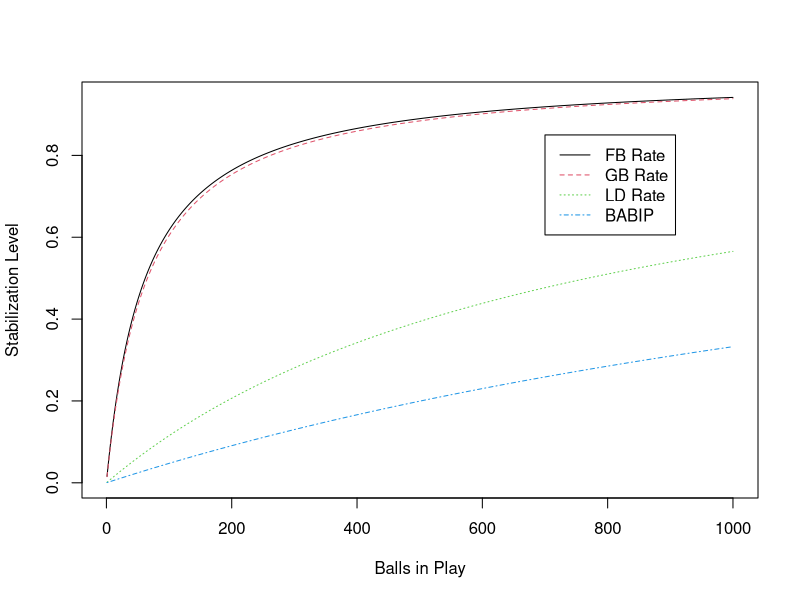
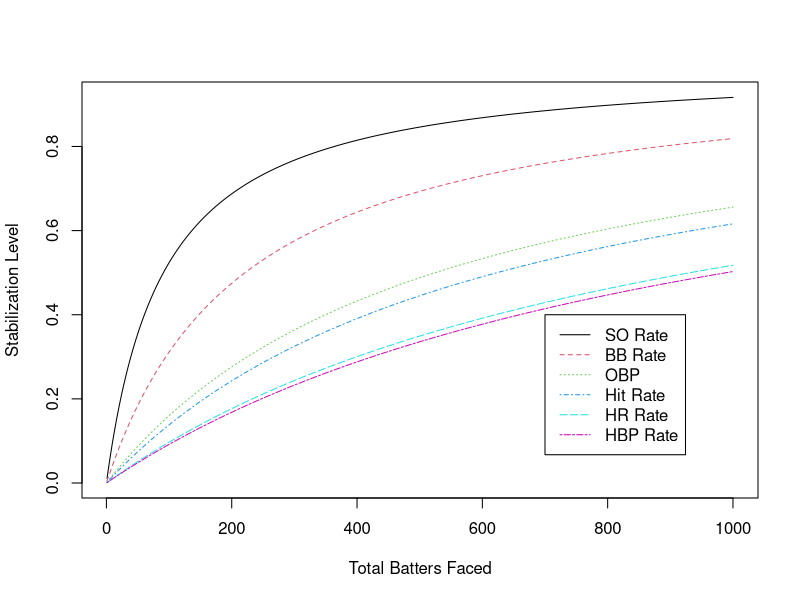

R code for these plots, in order:
#BIP Stats

MFB = 61.95882
MGB = 65.51318
MLD = 768.4226
MBABIP = 2006.711

#Based on n

n <- 1:1000

sPoints <- cbind(n/(n+MFB), n/(n+MGB), n/(n+MLD), n/(n+MBABIP))


matplot(n, sPoints, type = 'l', xlab = "Balls in Play", ylab = "Stabilization Level", col=c(1:6,8),lty=1:7)

legend(700, 0.85, c("FB Rate", "GB Rate", "LD Rate", "BABIP"), col = c(1:6,8), lty = 1:7)


#TBF Stats

MSO = 90.93711
MBB = 221.2492
MOBP = 524.731
MH = 623.3454
MHR = 931.5889
MHBP = 989.304



#Based on n

n <- 1:1000

sPoints <- cbind(n/(n+MSO), n/(n+MBB), n/(n+MOBP), n/(n+MH), n/(n+MHR), n/(n+MHBP))


matplot(n, sPoints, type = 'l', xlab = "Total Batters Faced", ylab = "Stabilization Level", col=c(1:6,8),lty=1:7)

legend(700, 0.4, c("SO Rate", "BB Rate", "OBP", "Hit Rate", "HR Rate", "HBP Rate" ), col = c(1:6,8), lty = 1:7)
